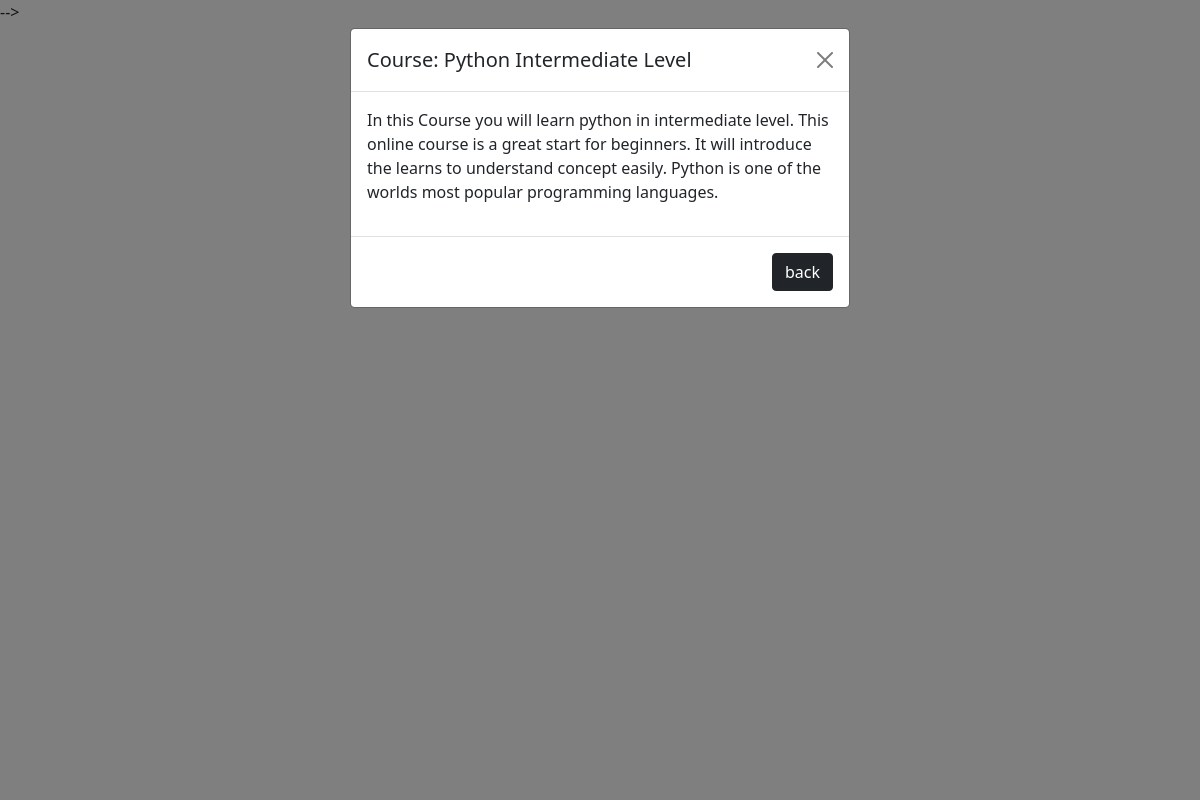
The app's page /002 with its own data.
### management/models.py (models this page shows, shortened)
class Subject(models.Model):
    instructor = models.ForeignKey(User,on_delete=models.CASCADE)
    subect_id=models.CharField(max_length=100,unique=True)
    subject_name=models.CharField(max_length=100)
    slug = models.SlugField(null=True, blank=True)
    level=models.CharField(max_length=100)
    testlink=models.URLField(max_length=200,null=True,blank=True)
    subject_browser=models.CharField(max_length=2000)
    price=models.IntegerField(default=0)
    subject_image=models.ImageField(upload_to='sub_img/%Y/%m/%d')

### management/views.py (the view)
# urls.py: path('<int:subect_id>',views.detail_page,name='detail'),
def detail_page(request,subect_id):
    if request.user.is_authenticated:
        return HttpResponseRedirect('afterlogin')
    obj=get_object_or_404(models.Subject,pk=subect_id)
    return render(request,'management/detail.html',{'obj':obj})

### management/templates/management/detail.html (shortened to what this page needs)
{% extends 'base.html' %}
{% load static %}
{% block content %}
<div class="modal" id="myModal">
    <div class="modal-dialog">
      <div class="modal-content">
        <div class="modal-header">
          <h5 class="modal-title">Course: {{obj.subject_name}} {{obj.level}}</h5>
          <button type="button" class="btn-close" data-bs-dismiss="modal" aria-label="Close"></button>
        </div>
        <div class="modal-body">
          <p>{{obj.subject_browser}}</p>
        </div>
        <div class="modal-footer">
            <a class="btn btn-dark " href="/" role="button">back</a>
        </div>
      </div>
    </div>
  </div>
    <script src="https://ajax.googleapis.com/ajax/libs/jquery/3.5.1/jquery.min.js"></script> -->
{% endblock content %}

### records on screen
Subject: subject_name "Python", level "Intermediate Level", subject_browser "In this Course you will learn python in intermediate level. This online course is a great start for beginners. It will introduce the learns to understand concept easily. Python is one of the worlds most popular programming languages."
